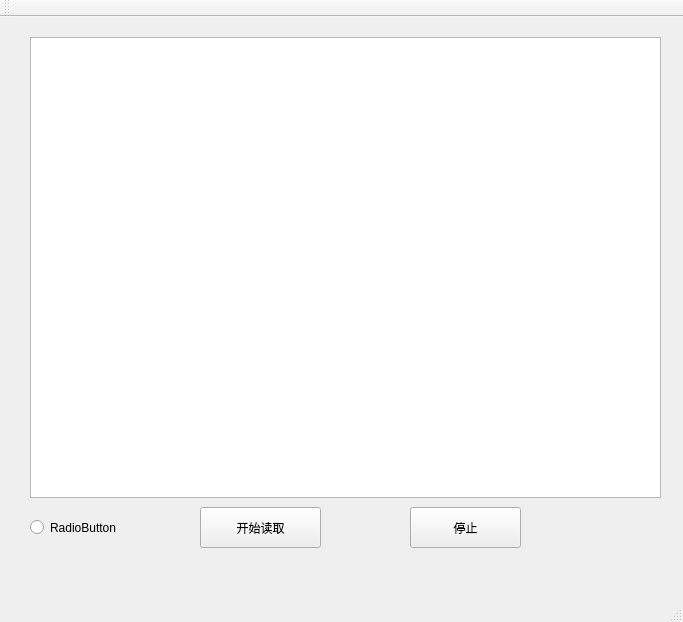
<?xml version="1.0" encoding="UTF-8"?>
<ui version="4.0">
 <class>MainWindow</class>
 <widget class="QMainWindow" name="MainWindow">
  <property name="geometry">
   <rect>
    <x>0</x>
    <y>0</y>
    <width>683</width>
    <height>622</height>
   </rect>
  </property>
  <property name="windowTitle">
   <string>MainWindow</string>
  </property>
  <widget class="QWidget" name="centralWidget">
   <widget class="QTextEdit" name="textEdit">
    <property name="geometry">
     <rect>
      <x>30</x>
      <y>20</y>
      <width>631</width>
      <height>461</height>
     </rect>
    </property>
   </widget>
   <widget class="QPushButton" name="ReadBtn">
    <property name="geometry">
     <rect>
      <x>200</x>
      <y>490</y>
      <width>121</width>
      <height>41</height>
     </rect>
    </property>
    <property name="text">
     <string>开始读取</string>
    </property>
   </widget>
   <widget class="QPushButton" name="pushButton">
    <property name="geometry">
     <rect>
      <x>410</x>
      <y>490</y>
      <width>111</width>
      <height>41</height>
     </rect>
    </property>
    <property name="text">
     <string>停止</string>
    </property>
   </widget>
   <widget class="QRadioButton" name="radioButton">
    <property name="geometry">
     <rect>
      <x>30</x>
      <y>500</y>
      <width>131</width>
      <height>21</height>
     </rect>
    </property>
    <property name="text">
     <string>RadioButton</string>
    </property>
   </widget>
  </widget>
  <widget class="QMenuBar" name="menuBar">
   <property name="geometry">
    <rect>
     <x>0</x>
     <y>0</y>
     <width>683</width>
     <height>32</height>
    </rect>
   </property>
  </widget>
  <widget class="QToolBar" name="mainToolBar">
   <attribute name="toolBarArea">
    <enum>TopToolBarArea</enum>
   </attribute>
   <attribute name="toolBarBreak">
    <bool>false</bool>
   </attribute>
  </widget>
  <widget class="QStatusBar" name="statusBar"/>
 </widget>
 <layoutdefault spacing="6" margin="11"/>
 <resources/>
 <connections/>
</ui>
